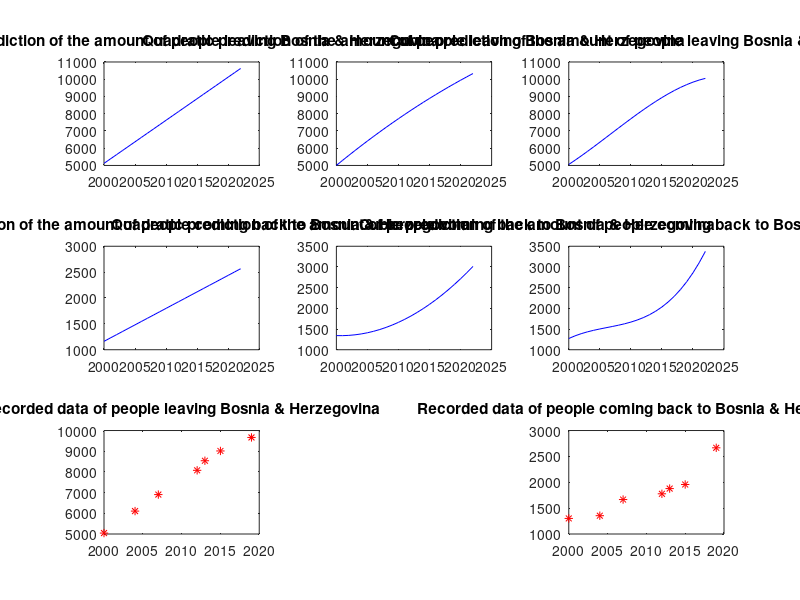

MATLAB code to generate this figure:
clc;
clear;

% Reading / Inputing data  in
recordedYears = [2000, 2004, 2007, 2012, 2013, 2015, 2019]
amountOfPeopleLeaving = [5045, 6107, 6905, 8077, 8540, 9013, 9666]
amountOfPeopleComingBack = [1301, 1354, 1666, 1777, 1878, 1957, 2666]

% Making predictions
yearsToPredict = 2000:2022;
leavingPrediction1 = polyval(polyfit(recordedYears, amountOfPeopleLeaving, 1), yearsToPredict);
leavingPrediction2 = polyval(polyfit(recordedYears, amountOfPeopleLeaving, 2), yearsToPredict);
leavingPrediction3 = polyval(polyfit(recordedYears, amountOfPeopleLeaving, 3), yearsToPredict);

comingBackPredictions1 = polyval(polyfit(recordedYears, amountOfPeopleComingBack, 1), yearsToPredict);
comingBackPredictions2 = polyval(polyfit(recordedYears, amountOfPeopleComingBack, 2), yearsToPredict);
comingBackPredictions3 = polyval(polyfit(recordedYears, amountOfPeopleComingBack, 3), yearsToPredict);

% Plotting above mentioned predictions for people leaving
subplot(3,3,1);
plot(yearsToPredict,leavingPrediction1, 'b-');
title("Linear prediction of the amount of people leaving Bosnia & Herzegovina")

subplot(3,3,2);
plot(yearsToPredict,leavingPrediction2, 'b-');
title("Quadratic prediction of the amount of people leaving Bosnia & Herzegovina")


subplot(3,3,3);
plot(yearsToPredict,leavingPrediction3, 'b-');
title("Cubic prediction of the amount of people leaving Bosnia & Herzegovina")


% Plotting above mentioned predictions for people coming back
subplot(3,3,4);
plot(yearsToPredict,comingBackPredictions1, 'b-');
title("Linear prediction of the amount of people coming back to Bosnia & Herzegovina")

subplot(3,3,5);
plot(yearsToPredict,comingBackPredictions2, 'b-');
title("Quadratic prediction of the amount of people coming back to Bosnia & Herzegovina")

subplot(3,3,6);
plot(yearsToPredict,comingBackPredictions3, 'b-');
title("Cubic prediction of the amount of people coming back to Bosnia & Herzegovina")

% Plotting our recorded input values
subplot(3,3,7);
plot(recordedYears, amountOfPeopleLeaving, 'r*')
title("Recorded data of people leaving Bosnia & Herzegovina")

subplot(3,3,9);
plot(recordedYears, amountOfPeopleComingBack, 'r*');
title("Recorded data of people coming back to Bosnia & Herzegovina")
